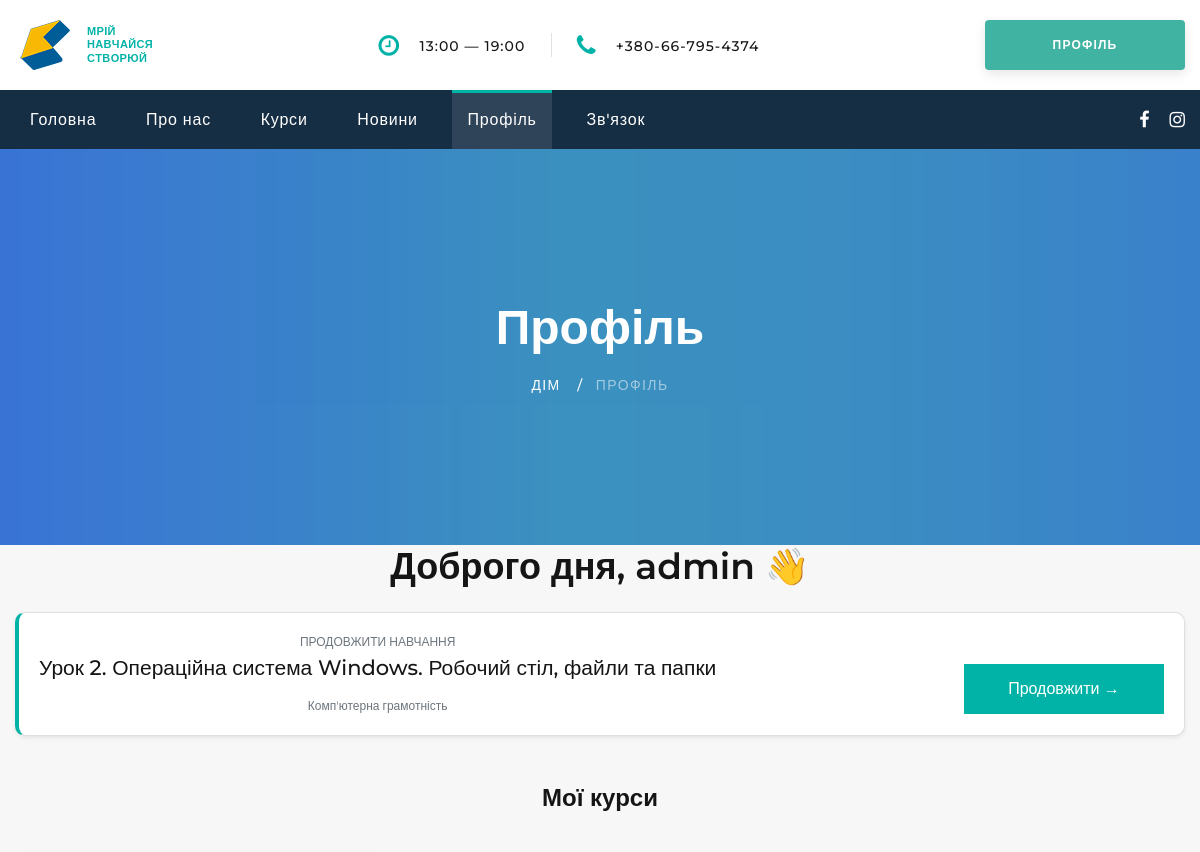
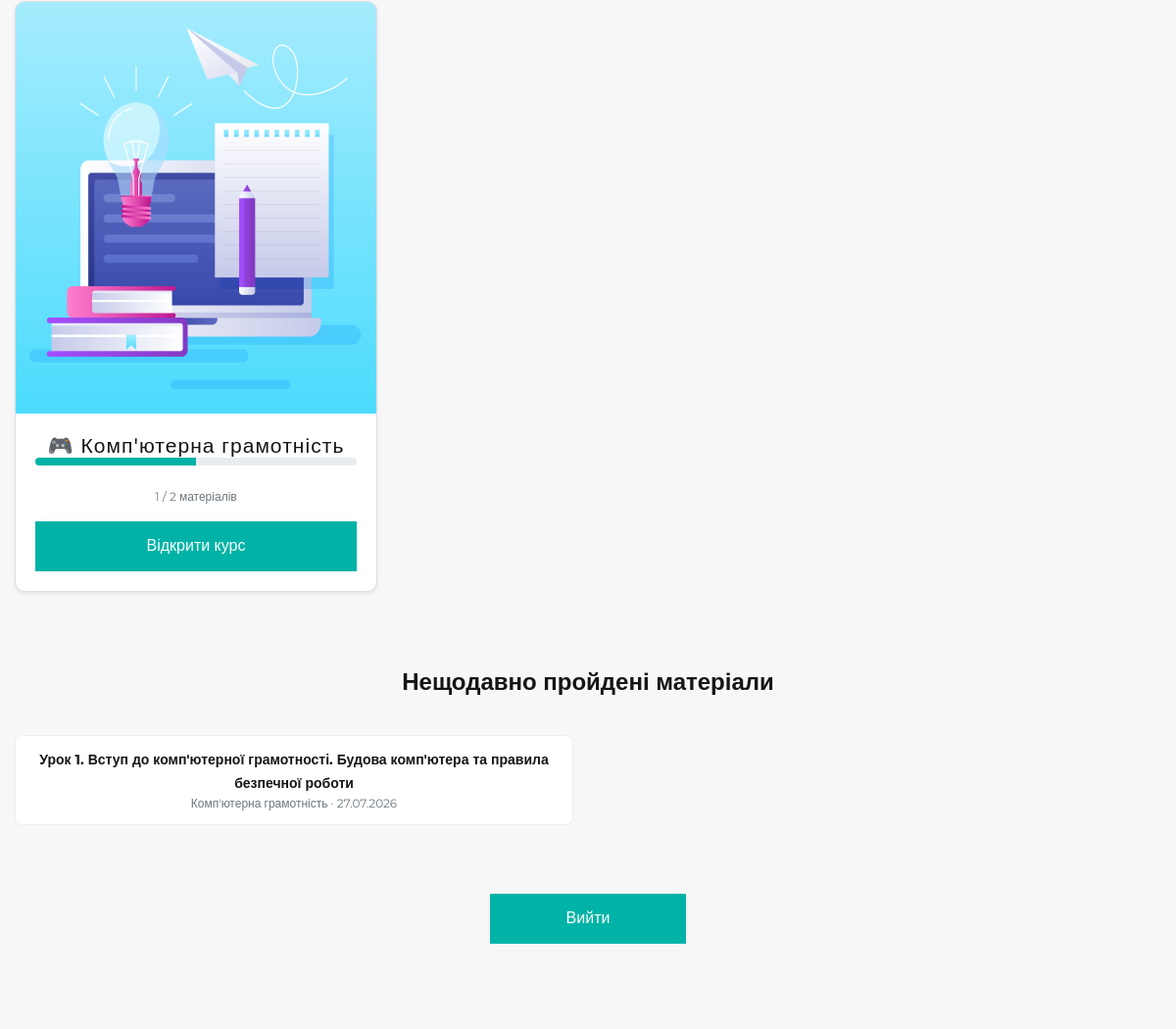
The page /users/profile/ (signed in, upper part) on the database as committed earlier (2 pictures, top to bottom).
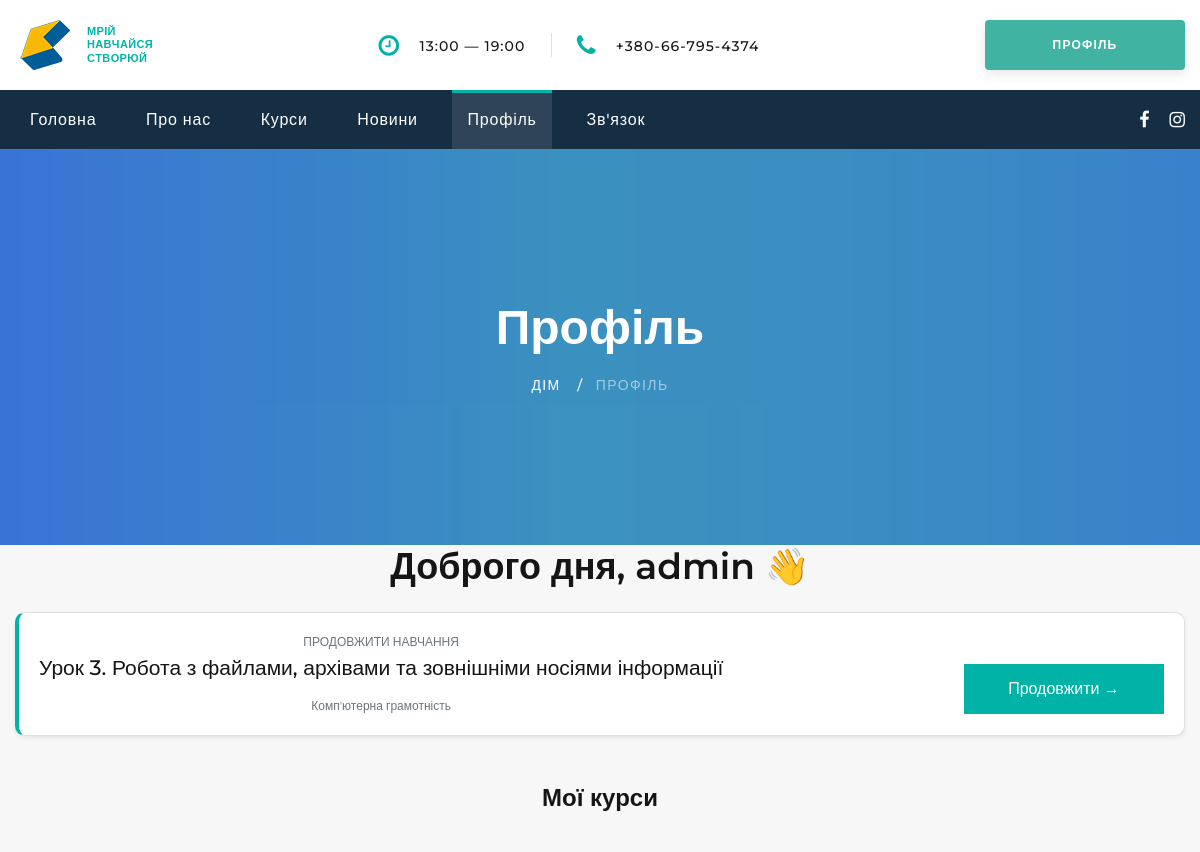
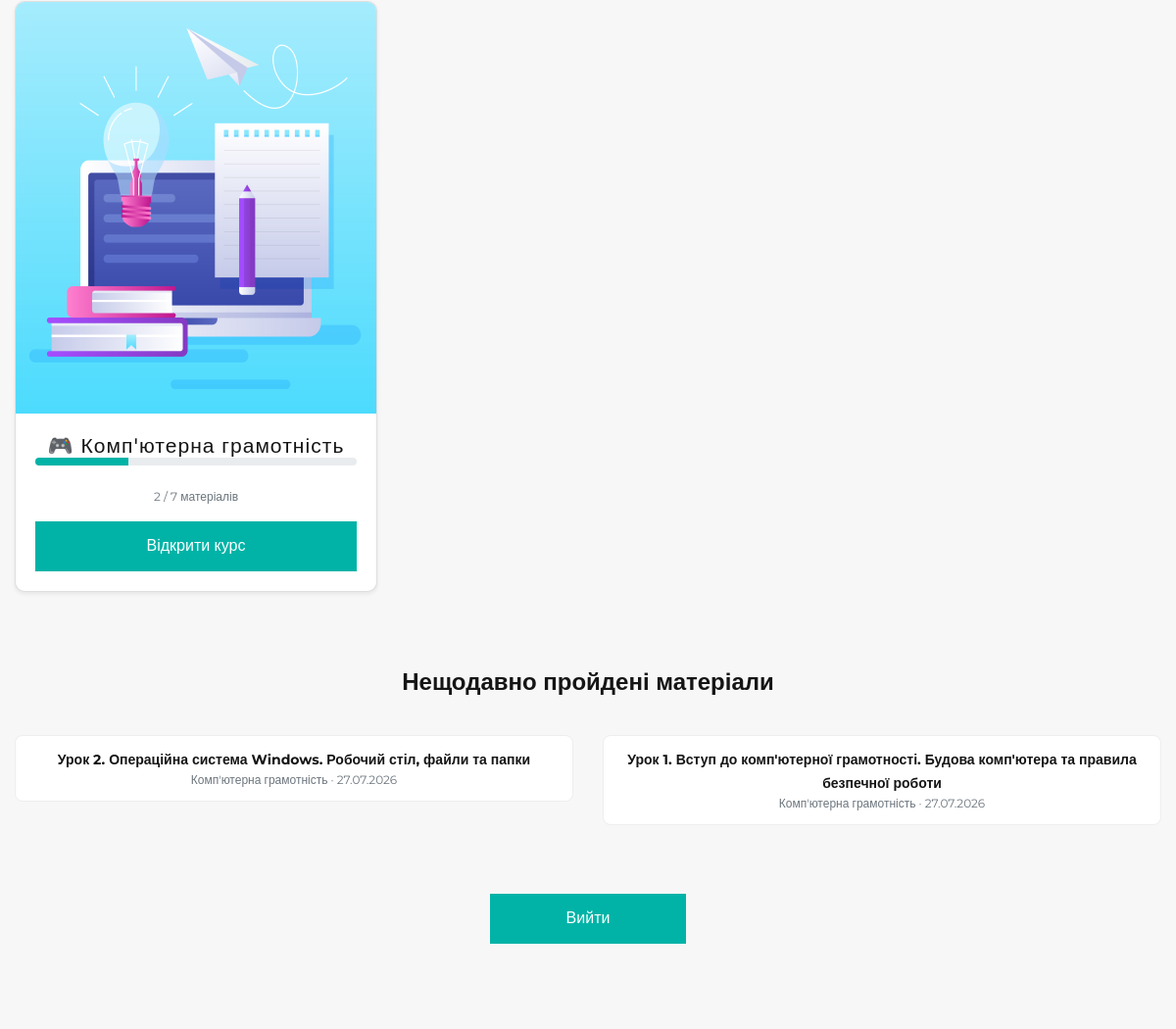
The same page on the database as committed later (2 pictures, top to bottom).
### learning/models.py (models this page shows, shortened)
class Material(models.Model):
    course = models.ForeignKey(
        Course, on_delete=models.CASCADE, related_name='materials',
        verbose_name='Курс',
    )
    title = models.CharField('Назва матеріалу', max_length=200)
    order = models.PositiveSmallIntegerField(
        'Порядок', default=0,
        help_text='Визначає послідовність проходження (1, 2, 3 ...).',
    )
    content = CKEditor5Field('Текст матеріалу', config_name='news', blank=True)
    video_url = models.URLField('Посилання на відео (YouTube)', blank=True, null=True)
    file = models.FileField(
        'Файл (PDF тощо)', upload_to='materials/', blank=True, null=True,
    )
    class Meta:
        ordering = ['course', 'order']
        verbose_name = 'Матеріал курсу'
        verbose_name_plural = 'Матеріали курсу'
        unique_together = ('course', 'order')
    def is_unlocked_for(self, user):
        if self.order <= 1:
            return True
        previous = Material.objects.filter(
            course=self.course, order__lt=self.order
        ).order_by('-order').first()
        if previous is None:
            return True
        return MaterialProgress.objects.filter(
            user=user, material=previous, is_read=True
        ).exists()

class Enrollment(models.Model):
    user = models.ForeignKey(
        settings.AUTH_USER_MODEL, on_delete=models.CASCADE,
        related_name='enrollments', verbose_name='Учень',
    )
    course = models.ForeignKey(
        Course, on_delete=models.CASCADE,
        related_name='enrollments', verbose_name='Курс',
    )
    assigned_at = models.DateTimeField('Призначено', auto_now_add=True)
    class Meta:
        unique_together = ('user', 'course')
        verbose_name = 'Призначення курсу'
        verbose_name_plural = 'Призначення курсів'
    def total_materials(self):
        return self.course.materials.count()
    def read_materials_count(self):
        return MaterialProgress.objects.filter(
            user=self.user, material__course=self.course, is_read=True
        ).count()
    def progress_percent(self):
        total = self.total_materials()
        if total == 0:
            return 0
        return round(self.read_materials_count() / total * 100)
    def next_material(self):
        for material in self.course.materials.all():
            already_read = MaterialProgress.objects.filter(
                user=self.user, material=material, is_read=True
            ).exists()
            if not already_read:
                return material if material.is_unlocked_for(self.user) else None
        return None  # усі матеріали курсу прочитано

class MaterialProgress(models.Model):
    user = models.ForeignKey(settings.AUTH_USER_MODEL, on_delete=models.CASCADE)
    material = models.ForeignKey(Material, on_delete=models.CASCADE)
    is_read = models.BooleanField('Прочитано', default=False)
    read_at = models.DateTimeField('Дата прочитання', null=True, blank=True)
    class Meta:
        unique_together = ('user', 'material')
        verbose_name = 'Прогрес по матеріалу'
        verbose_name_plural = 'Прогрес по матеріалах'

### Web_1/models.py (models this page shows, shortened)
class Course(models.Model):
    LEVEL_CHOICES = [
        ('beginner', 'Початківець'),
        ('intermediate', 'Середній'),
        ('advanced', 'Просунутий'),
    ]
    category = models.ForeignKey(
        Category,
        on_delete=models.CASCADE,
        help_text='оберіть категорію',
        verbose_name='категорія курсу',
        null=True,
    )
    name = models.CharField(max_length=50, verbose_name="Ім'я")
    name_url = models.CharField(
        max_length=50, verbose_name='Name URL', default='', blank=True
    )
    image = models.ImageField(
        upload_to='course_images',
        verbose_name='Картинка',
        null=True,
        blank=True,
        validators=[validate_image_size]  # Додано перевірку ваги файлу
    )
    emoji_icon = models.CharField(
        max_length=10,
        verbose_name='Емодзі іконка',
        default='🎮',
        blank=True,
        help_text='Емодзі, що відображається на картці курсу (напр. 🎮, 🐍, 🎨)',
    )
    description_short = models.CharField(
        max_length=250,
        verbose_name='Короткий опис',
        null=True,
        blank=True,
    )
    description = models.TextField(
        verbose_name='Опис',
        null=True,
        blank=True,
        help_text='Детальний опис курсу (відображається у секції "Як проходить навчання")',
    )
    kid_age = models.CharField(
        max_length=50,
        verbose_name='Вік учня',
        null=True,
        blank=True,
        help_text='Напр. «від 10 років» або «8–14 років»',
    )
    level = models.CharField(
        max_length=20,
        choices=LEVEL_CHOICES,
        verbose_name='Рівень',
        default='beginner',
    )
    duration = models.CharField(
        max_length=50,
        verbose_name='Тривалість курсу',
        null=True,
        blank=True,
        help_text='Напр. «5 місяців», «3 місяці»',
    )
    lessons_count = models.PositiveSmallIntegerField(
        verbose_name='Кількість занять',
        null=True,
        blank=True,
    )
    schedule = models.CharField(
        max_length=100,
        verbose_name='Розклад',
        null=True,
        blank=True,
        help_text='Напр. «2 заняття на тиждень по 90 хвилин»',
    )
    price = models.CharField(
        max_length=50,
        verbose_name='Вартість',
        null=True,
        blank=True,
        help_text='Залишіть порожнім або вкажіть базову ціну для SEO',
    )
    date_price = models.IntegerField(
        verbose_name='Дата_ціна',
        null=True,
        blank=True,
    )
    price_monthly = models.CharField(
        max_length=50,
        verbose_name='Ціна (помісячна)',
        null=True,
        blank=True,
        help_text='Напр. «1200 грн» або «Уточніть»',
    )
    price_semester = models.CharField(
        max_length=50,
        verbose_name='Ціна (семестр)',
        null=True,
        blank=True,
        help_text='Напр. «6500 грн» або «Знижка»',
    )
    price_full = models.CharField(
        max_length=50,
        verbose_name='Ціна (повна)',
        null=True,
        blank=True,
        help_text='Напр. «11000 грн» або «Макс. знижка»',
    )
    stat_students = models.PositiveIntegerField(
        verbose_name='Учнів пройшло',
        null=True,
        blank=True,
        help_text='Напр. 120',
    )
    stat_projects = models.PositiveIntegerField(
        verbose_name='Проєктів створено',
        null=True,
        blank=True,
    )
    stat_rating = models.DecimalField(
        max_digits=3,
        decimal_places=1,
        verbose_name='Рейтинг',
        null=True,
        blank=True,
        help_text='Напр. 4.9',
    )
    stat_years = models.PositiveSmallIntegerField(
        verbose_name='Років викладаємо',
        null=True,
        blank=True,
    )
    what_will_learn = models.JSONField(
        verbose_name='Що вивчить дитина',
        null=True,
        blank=True,
        help_text=(
            'Список рядків. Приклад: '
            '["Основи Lua", "Створення 3D-світів", "Публікація гри"]'
        ),
    )
    for_whom = models.JSONField(
        verbose_name='Для кого курс',
        null=True,
        blank=True,
        help_text=(
            'Список об\'єктів. Приклад: '
            '[{"icon": "🎮", "title": "Фанати Roblox", '
            '"text": "Хочуть не просто грати, а створювати"}]'
        ),
    )
    advantages = models.JSONField(
        verbose_name='Переваги напряму',
        null=True,
        blank=True,
        help_text=(
            'Список нумерованих переваг курсу/професії. Приклад: '
            '[{"title": "Висока затребуваність", '
            '"text": "Python — одна з найпопулярніших мов програмування у світі"}]'
        ),
    )
    program_modules = models.JSONField(
        verbose_name='Програма (модулі)',
        null=True,
        blank=True,
        help_text=(
            'Список модулів. Приклад: '
            '[{"num": "01", "title": "Знайомство з Roblox Studio", '
            '"subtitle": "Інтерфейс та перший світ", '
            '"topics": ["Інтерфейс редактора", "Перша локація"]}]'
        ),
    )
    results = models.JSONField(
        verbose_name='Результати курсу',
        null=True,
        blank=True,
        help_text=(
            'Список результатів. Приклад: '
            '[{"icon": "🏆", "text": "Власна гра у Roblox"}]'
        ),
    )
    faq = models.JSONField(
        verbose_name='Часті запитання (FAQ)',
        null=True,
        blank=True,
        help_text=(
            'Список питань/відповідей. Приклад: '
            '[{"question": "З якого віку?", "answer": "Від 10 років."}]'
        ),
    )
    meta_description = models.CharField(
        max_length=300,
        verbose_name='Meta опис (SEO)',
        null=True,
        blank=True,
    )
    is_active = models.BooleanField(
        default=True,
        verbose_name='Активний',
        help_text='Якщо знято — курс не відображається на сайті',
    )
    order = models.PositiveSmallIntegerField(
        default=0,
        verbose_name='Порядок сортування',
    )
    class Meta:
        verbose_name = 'Курс'
        verbose_name_plural = 'Курси'
        ordering = ['order', 'name']

### users/views.py (the view)
# urls.py: path('profile/', views.profile, name = 'profile'),
@login_required
def profile(request):
    enrollments = (
        Enrollment.objects.filter(user=request.user)
        .select_related('course')
        .prefetch_related('course__materials')
    )
    continue_item = None
    for enrollment in enrollments:
        material = enrollment.next_material()
        if material:
            continue_item = {'enrollment': enrollment, 'material': material}
            break
    recent_progress = (
        MaterialProgress.objects.filter(user=request.user, is_read=True)
        .select_related('material', 'material__course')
        .order_by('-read_at')[:5]
    )
    context = {
        'enrollments': enrollments,
        'continue_item': continue_item,
        'recent_progress': recent_progress,
    }
    return render(request, 'registration/profile.html', context)

### users/templates/registration/profile.html (shortened to what this page needs)
<!DOCTYPE html>
{% extends 'base.html' %}
{% load static %}
{% block content %}
<section class="breadcrumbs-custom-inset">
  <div class="breadcrumbs-custom context-dark bg-overlay-60">
    <div class="container">
      <h2 class="breadcrumbs-custom-title">Профіль</h2>
      <ul class="breadcrumbs-custom-path">
        <li><a href="/">Дім</a></li>
        <li class="active">Профіль</li>
      </ul>
    </div>
    <div class="box-position" style="background-image: url({% static 'images/breadcrumbs-bg.png' %});"></div>
  </div>
</section>
<section class="section section-lg section-top-1 bg-gray-4">
  <div class="container">
    <h3 class="mb-4">Доброго дня, {{ user.first_name|default:user.username }} 👋</h3>
    {% if continue_item %}
    <div class="card shadow-sm profile-continue-card mb-5">
      <div class="card-body d-flex align-items-center justify-content-between flex-wrap">
        <div>
          <p class="small text-muted mb-1">ПРОДОВЖИТИ НАВЧАННЯ</p>
          <h5 class="mb-1">{{ continue_item.material.title }}</h5>
          <p class="small text-muted mb-0">{{ continue_item.enrollment.course.name }}</p>
        </div>
        <a class="button button-primary button-pipaluk"
          href="{% url 'learning:material_detail' continue_item.material.id %}">Продовжити →</a>
      </div>
    </div>
    {% endif %}
    <h4 class="mb-3">Мої курси</h4>
    {% if enrollments %}
    <div class="row row-30 mb-5">
      {% for enrollment in enrollments %}
      <div class="col-md-6 col-lg-4 wow fadeInDown" data-wow-delay=".2s">
        <div class="card h-100 shadow-sm learning-course-card">
          {% if enrollment.course.image %}
          <img class="card-img-top" src="{{ enrollment.course.image.url }}" alt="{{ enrollment.course.name }}">
          {% endif %}
          <div class="card-body d-flex flex-column">
            <h5 class="card-title">{{ enrollment.course.emoji_icon }} {{ enrollment.course.name }}</h5>
            <div class="progress mb-2" style="height: 8px;">
              <div class="progress-bar learning-progress-bar" style="width: {{ enrollment.progress_percent }}%;"></div>
            </div>
            <p class="small text-muted mb-3">{{ enrollment.read_materials_count }} / {{ enrollment.total_materials }}
              матеріалів</p>
            <a class="button button-primary button-pipaluk btn-block mt-auto"
              href="{% url 'learning:course_materials' enrollment.course.id %}">Відкрити курс</a>
          </div>
        </div>
      </div>
      {% endfor %}
    </div>
    {% else %}
    <p class="text-muted mb-5">Курсів поки не призначено. Зверніться до адміністратора школи.</p>
    {% endif %}
    {% if recent_progress %}
    <h4 class="mb-3">Нещодавно пройдені матеріали</h4>
    <div class="row row-20">
      {% for progress in recent_progress %}
      <div class="col-md-6">
        <a class="d-block profile-recent-item mb-3" href="{% url 'learning:material_detail' progress.material.id %}">
          <strong>{{ progress.material.title }}</strong>
          <div class="small text-muted">{{ progress.material.course.name }} · {{ progress.read_at|date:"d.m.Y" }}</div>
        </a>
      </div>
      {% endfor %}
    </div>
    {% endif %}
    <form method="post" action="{% url 'users:logout' %}" class="mt-4">
      <button class="button button-primary button-pipaluk" type="submit">Вийти</button>
    </form>
  </div>
</section>
{% endblock content %}
{% block navbar %}
<li class="rd-nav-item"><a class="rd-nav-link" href="/">Головна</a></li>
<li class="rd-nav-item"><a class="rd-nav-link" href="/about/">Про нас</a></li>
<li class="rd-nav-item"><a class="rd-nav-link" href="/courses/">Курси</a></li>
<li class="rd-nav-item"><a class="rd-nav-link" href="/news/">Новини</a></li>
<li class="rd-nav-item active"><a class="rd-nav-link" href="{% url 'users:profile' %}">Профіль</a></li>
<li class="rd-nav-item"><a class="rd-nav-link" href="/contact-us/">Зв'язок</a></li>
{% endblock %}

Rows that differ between the two databases and show on the page:
no longer on this page (row unchanged): Material: material "Урок 2. Операційна система Windows. Робочий стіл, файли та папки"
added Material: material "Урок 3. Робота з файлами, архівами та зовнішніми носіями інформації"
computed for Enrollment "Комп'ютерна грамотність": {{ enrollment.progress_percent }} 50 → 29 (drawn); read_materials_count "1" → "2"; total_materials "2" → "7"
added MaterialProgress: material "Урок 2. Операційна система Windows. Робочий стіл, файли та папки", material.course.name "Комп'ютерна грамотність", read_at "27.07.2026"
